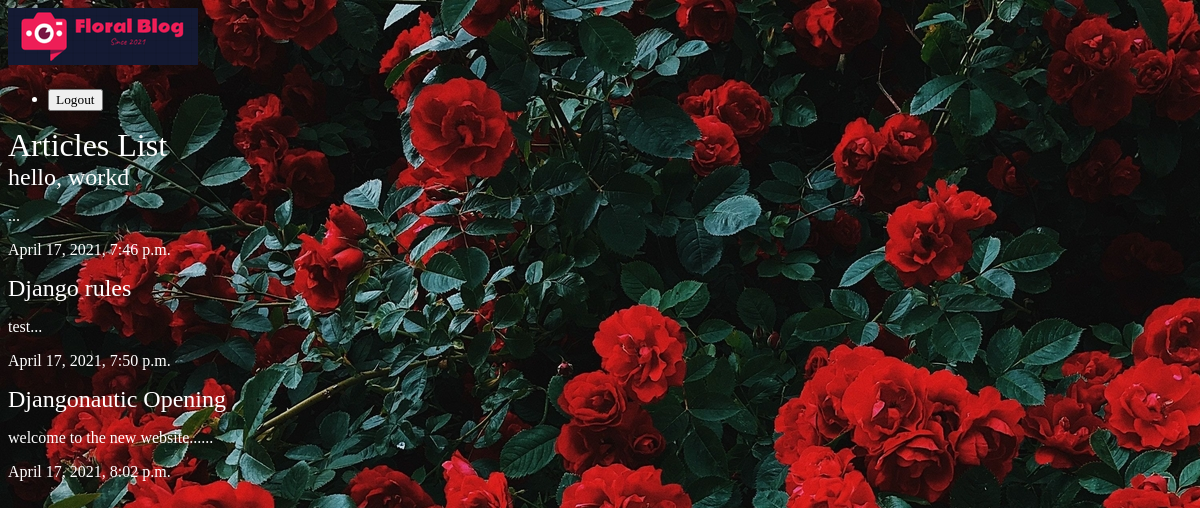
The app's page /articles/, older data.
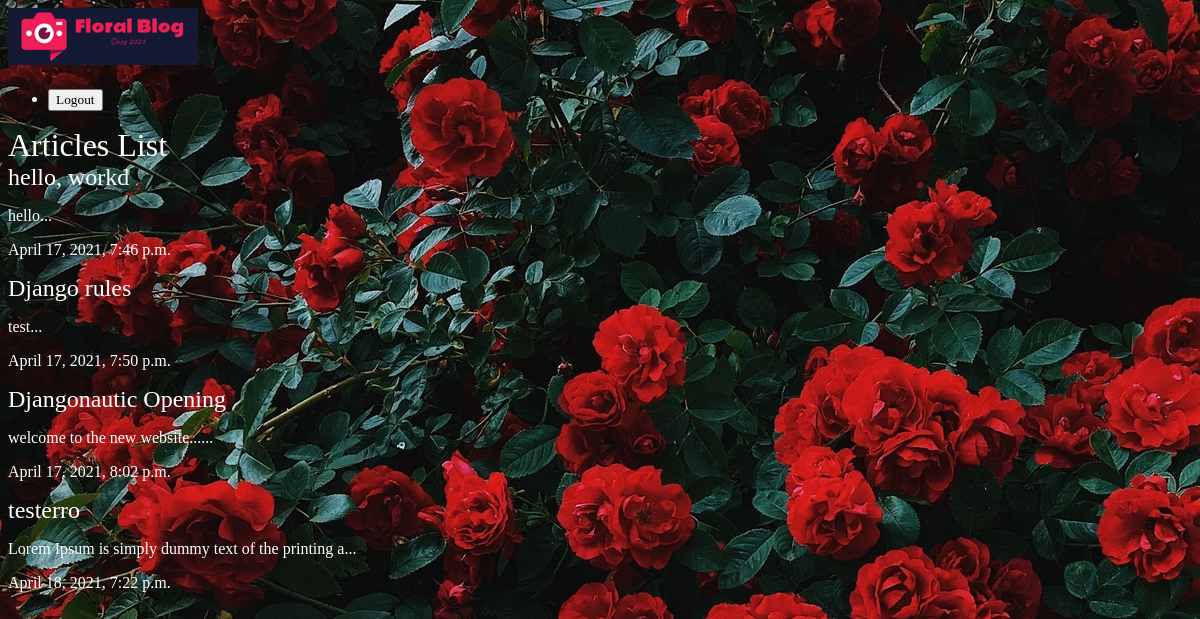
The same page, newer data.
### articles/models.py (models this page shows, shortened)
class Article(models.Model):
    title = models.CharField(max_length=100)
    slug = models.SlugField()
    body = models.TextField()
    date = models.DateTimeField(auto_now_add=True)
    thumb = models.ImageField(default='default.jpg', blank=True)
    def snippet(self):
        return self.body[:50] + '...'

### articles/views.py (the view)
def article_list(request):
    articles = Article.objects.all().order_by('date')
    return render(request, 'articles/article_list.html', {'articles': articles})

### articles/templates/articles/article_list.html (shortened to what this page needs)
{% extends 'base_layout.html' %}
{% block content %}
  <h1>Articles List</h1>
    {% for article in articles %}
        <div class="article">
            <h2><a href="{% url 'articles:detail' slug=article.slug %}"> {{ article.title }} </a></h2>
            <p>{{ article.snippet }}</p>
            <p>{{ article.date }}</p>
        </div>
    {% endfor %}
    </div>
{% endblock %}

Row changes from the older to the newer data that the page shows:
changed Article "hello, workd": snippet "..." → "hello..."
added Article: title "testerro", snippet "Lorem Ipsum is simply dummy text of the printing a...", date "April 18, 2021, 7:22 p.m."
